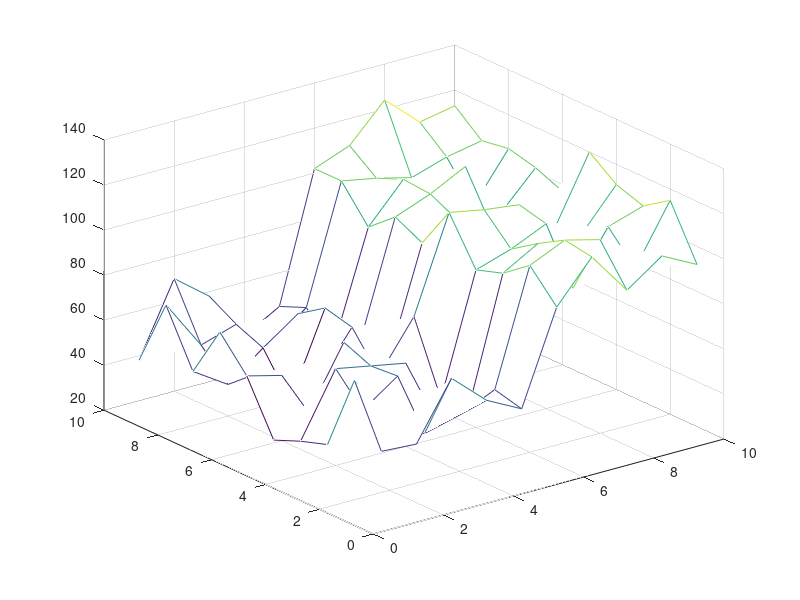

MATLAB code for this plot: (Note: this script raises an error after producing the figure.)
% testing modifications of BP for neurons

im = zeros(10,10,'int32');
im(:,1:5) = 50;
im(:,6:end) = 100;
im = im + int32(10*randn(size(im)));
mesh(im);

levels = int32(1:128);
bp = SumProductBP(im, levels, 10, 5);
for i = 1:20
    tic, bp.iterate(); toc
    result = getMAP(bp);
    figure(1), set(gcf, 'Position', [217   374   560   420])
    mesh(result), pause(.01)
%     imagesc(result), pause(.01)
end
